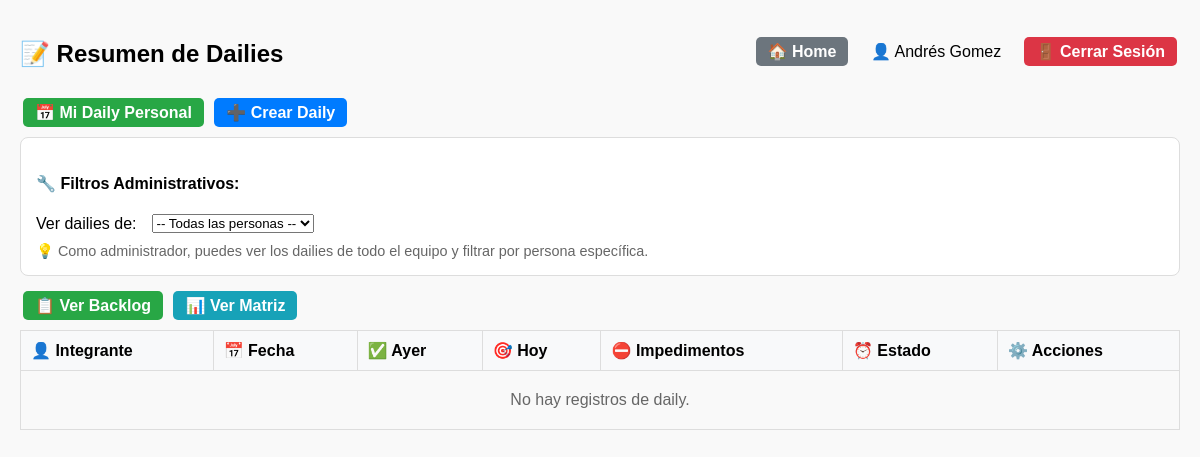
Page /daily/resumen/ (signed in) on the earlier database version.
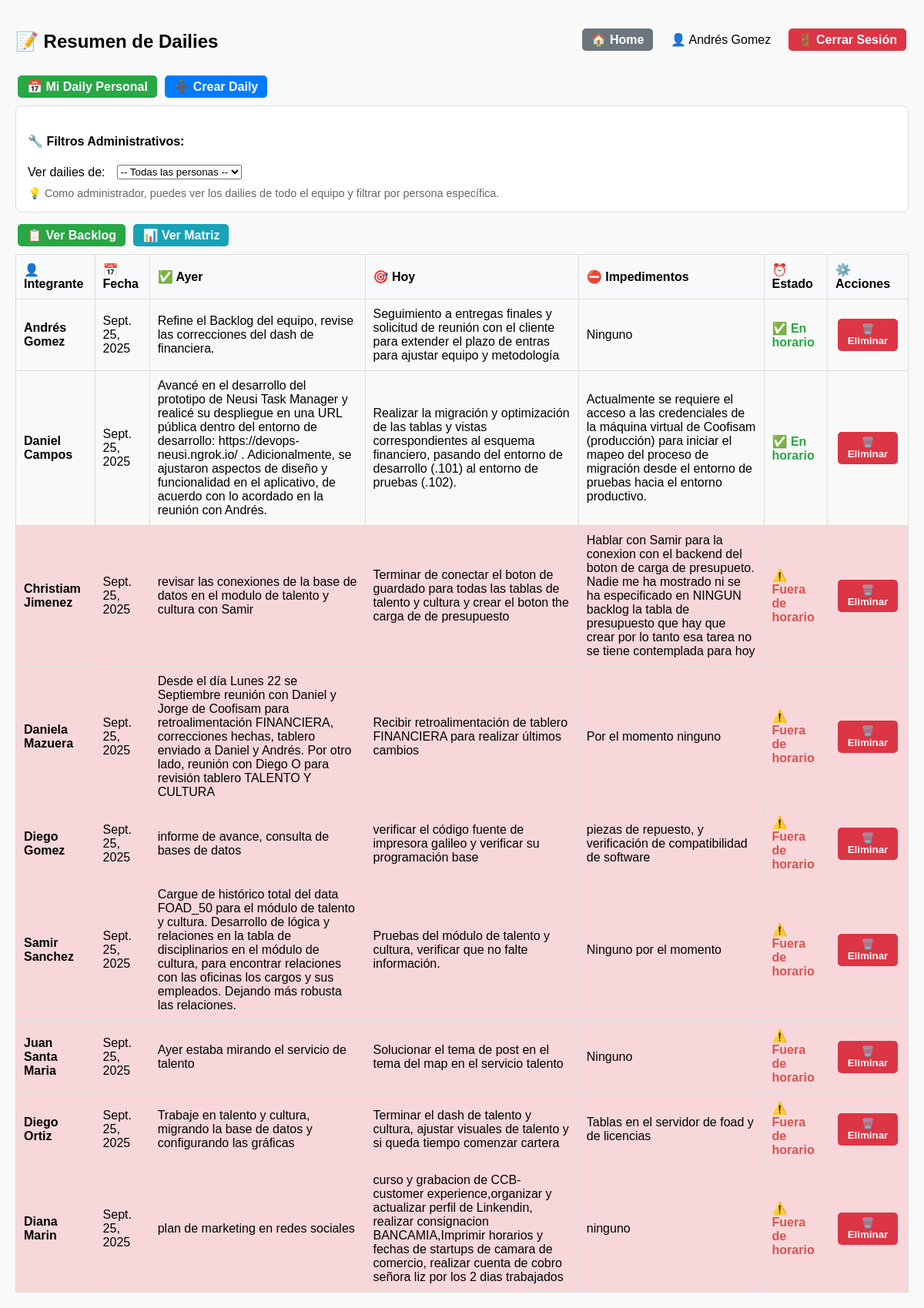
Same page on the later database version.
### backlog/models.py (models this page shows, shortened)
class Daily(models.Model):
    integrante = models.ForeignKey("Integrante", on_delete=models.CASCADE)
    fecha = models.DateField(default=timezone.now)
    hora = models.TimeField(default=timezone.now)
    que_hizo_ayer = models.TextField()
    que_hara_hoy = models.TextField()
    impedimentos = models.TextField(blank=True, null=True)
    fuera_horario = models.BooleanField(default=False)

class Integrante(models.Model):
    ROL_PERMISOS = {
        "Lider Bases de datos": ["crear_tareas", "agregar_evidencias", "editar_tareas"],
        "Scrum Master / PO": ["crear_tareas", "agregar_evidencias", "editar_tareas"],
    }
    user = models.OneToOneField(User, on_delete=models.CASCADE)
    rol = models.CharField(max_length=100, blank=True)
    def puede_crear_tareas(self):
        permisos = self.ROL_PERMISOS.get(self.rol, [])
        return "crear_tareas" in permisos

### backlog/views.py (the view)
# urls.py: path("daily/resumen/", views.daily_resumen, name="daily_resumen"),  # Resumen de dailies
@login_required
def daily_resumen(request):
    try:
        usuario_integrante = request.user.integrante
        tiene_permisos_admin = usuario_integrante.puede_crear_tareas()
    except AttributeError:
        tiene_permisos_admin = False
        usuario_integrante = None
    if tiene_permisos_admin:
        registros = Daily.objects.select_related("integrante__user").order_by("-fecha")
        integrantes = Integrante.objects.all()
        persona_id = request.GET.get("persona")
        if persona_id:
            try:
                registros = registros.filter(integrante__id=persona_id)
            except (Integrante.DoesNotExist, ValueError):
                pass
    else:
        registros = Daily.objects.filter(integrante=usuario_integrante).order_by("-fecha") if usuario_integrante else Daily.objects.none()
        integrantes = []
    fecha_limite = datetime.now().date() - timedelta(days=7)
    registros = registros.filter(fecha__gte=fecha_limite)
    return render(request, "backlog/daily_resumen.html", {
        "registros": registros,
        "integrantes": integrantes,
        "tiene_permisos_admin": tiene_permisos_admin,
    })

### backlog/templates/backlog/daily_resumen.html (shortened to what this page needs)
{% load static %}
<!DOCTYPE html>
<html>
<head>
</head>
<body>
    <div style="display: flex; justify-content: space-between; align-items: center; margin-bottom: 20px;">
        <h2>📝 Resumen de Dailies</h2>
        {% if request.user.is_authenticated %}
        <div style="text-align: right;">
            <a href="{% url 'home' %}" class="btn btn-secondary">🏠 Home</a>
            <span style="margin: 0 15px;">👤 {{ request.user.first_name|default:request.user.username }}</span>
            <a href="{% url 'logout' %}" class="btn btn-danger">🚪 Cerrar Sesión</a>
        </div>
        {% endif %}
    </div>
    <div style="margin-bottom: 15px;">
        <a href="{% url 'daily_personal' %}" class="btn btn-success">📅 Mi Daily Personal</a>
        {% if tiene_permisos_admin %}
            <a href="{% url 'daily_create_admin' %}" class="btn btn-primary">➕ Crear Daily</a>
        {% endif %}
    </div>
    {% if tiene_permisos_admin %}
    <div class="card">
        <h4>🔧 Filtros Administrativos:</h4>
        <form method="get" style="display: inline-flex; align-items: center; gap: 15px;">
            <label for="persona">Ver dailies de:</label>
            <select name="persona" id="persona" onchange="this.form.submit()">
                <option value="">-- Todas las personas --</option>
            </select>
        </form>
        <div style="margin-top: 10px; color: #666; font-size: 0.9em;">
            💡 Como administrador, puedes ver los dailies de todo el equipo y filtrar por persona específica.
        </div>
    </div>
    {% endif %}
    <div style="margin-bottom: 15px;">
        <a href="{% url 'backlog_lista' %}" class="btn btn-success">📋 Ver Backlog</a>
        <a href="{% url 'backlog_matriz' %}" class="btn btn-info">📊 Ver Matriz</a>
    </div>
    <table>
        <tr>
            <th>👤 Integrante</th>
            <th>📅 Fecha</th>
            <th>✅ Ayer</th>
            <th>🎯 Hoy</th>
            <th>⛔ Impedimentos</th>
            <th>⏰ Estado</th>
            {% if tiene_permisos_admin %}
            <th>⚙️ Acciones</th>
            {% endif %}
        </tr>
        {% for d in registros %}
        <tr class="{% if d.fuera_horario %}fuera-horario{% endif %}">
            <td><strong>{{ d.integrante.user.first_name }}</strong></td>
            <td>{{ d.fecha }}</td>
            <td>{{ d.que_hizo_ayer }}</td>
            <td>{{ d.que_hara_hoy }}</td>
            <td>{{ d.impedimentos|default:"-" }}</td>
            <td>
                {% if d.fuera_horario %}
                    <span class="estado-fuera">⚠️ Fuera de horario</span>
                {% else %}
                    <span class="estado-ok">✅ En horario</span>
                {% endif %}
            </td>
            {% if tiene_permisos_admin %}
            <td>
                <form method="post" action="{% url 'eliminar_daily' d.id %}" style="display:inline;">
                    <button type="submit"
                            onclick="return confirm('⚠️ ¿Seguro que deseas eliminar este Daily?')"
                            class="btn btn-danger btn-sm">
                        🗑️ Eliminar
                    </button>
                </form>
            </td>
            {% endif %}
        </tr>
        {% empty %}
        <tr><td colspan="7" style="text-align: center; padding: 20px; color: #666;">No hay registros de daily.</td></tr>
        {% endfor %}
    </table>
</body>
</html>

Differences in the rows shown:
added Daily: integrante.user.first_name "Andrés Gomez", fecha "Sept. 25, 2025", que_hizo_ayer "Refine el Backlog del equipo, revise las correcciones del dash de financiera.", que_hara_hoy "Seguimiento a entregas finales y solicitud de reunión con el cliente para extender el plazo de entras para ajustar equipo y metodología", impedimentos "Ninguno", fuera_horario "✅ En horario"
added Daily: integrante.user.first_name "Daniel Campos", fecha "Sept. 25, 2025", que_hizo_ayer "Avancé en el desarrollo del prototipo de Neusi Task Manager y realicé su despliegue en una URL pública dentro del entorno de desarrollo: https://devops-neusi.ngrok.io/ . Adicionalmente, se ajustaron aspectos de diseño y funcionalidad en el aplicativo, de acuerdo con lo acordado en la reunión con Andrés.", que_hara_hoy "Realizar la migración y optimización de las tablas y vistas correspondientes al esquema financiero, pasando del entorno de desarrollo (.101) al entorno de pruebas (.102).", impedimentos "Actualmente se requiere el acceso a las credenciales de la máquina virtual de Coofisam (producción) para iniciar el mapeo del proceso de migración desde el entorno de pruebas hacia el entorno productivo.", fuera_horario "✅ En horario"
added Daily: integrante.user.first_name "Christiam Jimenez", fecha "Sept. 25, 2025", que_hizo_ayer "revisar las conexiones de la base de datos en el modulo de talento y cultura con Samir", que_hara_hoy "Terminar de conectar el boton de guardado para todas las tablas de talento y cultura y crear el boton the carga de de presupuesto", impedimentos "Hablar con Samir para la conexion con el backend del boton de carga de presupueto. Nadie me ha mostrado ni se ha especificado en NINGUN backlog la tabla de presupuesto que hay que crear por lo tanto esa tarea no se tiene contemplada para hoy", fuera_horario "⚠️ Fuera de horario"
added Daily: integrante.user.first_name "Daniela Mazuera", fecha "Sept. 25, 2025", que_hizo_ayer "Desde el día Lunes 22 se Septiembre reunión con Daniel y Jorge de Coofisam para retroalimentación FINANCIERA, correcciones hechas, tablero enviado a Daniel y Andrés. Por otro lado, reunión con Diego O para revisión tablero TALENTO Y CULTURA", que_hara_hoy "Recibir retroalimentación de tablero FINANCIERA para realizar últimos cambios", impedimentos "Por el momento ninguno", fuera_horario "⚠️ Fuera de horario"
added Daily: integrante.user.first_name "Diego Gomez", fecha "Sept. 25, 2025", que_hizo_ayer "informe de avance, consulta de bases de datos", que_hara_hoy "verificar el código fuente de impresora galileo y verificar su programación base", impedimentos "piezas de repuesto, y verificación de compatibilidad de software", fuera_horario "⚠️ Fuera de horario"
added Daily: integrante.user.first_name "Samir Sanchez", fecha "Sept. 25, 2025", que_hizo_ayer "Cargue de histórico total del data FOAD_50 para el módulo de talento y cultura. Desarrollo de lógica y relaciones en la tabla de disciplinarios en el módulo de cultura, para encontrar relaciones con las oficinas los cargos y sus empleados. Dejando más robusta las relaciones.", que_hara_hoy "Pruebas del módulo de talento y cultura, verificar que no falte información.", impedimentos "Ninguno por el momento", fuera_horario "⚠️ Fuera de horario"
added Daily: integrante.user.first_name "Juan Santa Maria", fecha "Sept. 25, 2025", que_hizo_ayer "Ayer estaba mirando el servicio de talento", que_hara_hoy "Solucionar el tema de post en el tema del map en el servicio talento", impedimentos "Ninguno", fuera_horario "⚠️ Fuera de horario"
added Daily: integrante.user.first_name "Diego Ortiz", fecha "Sept. 25, 2025", que_hizo_ayer "Trabaje en talento y cultura, migrando la base de datos y configurando las gráficas", que_hara_hoy "Terminar el dash de talento y cultura, ajustar visuales de talento y si queda tiempo comenzar cartera", impedimentos "Tablas en el servidor de foad y de licencias", fuera_horario "⚠️ Fuera de horario"
added Daily: integrante.user.first_name "Diana Marin", fecha "Sept. 25, 2025", que_hizo_ayer "plan de marketing en redes sociales", que_hara_hoy "curso y grabacion de CCB-customer experience,organizar y actualizar perfil de Linkendin, realizar consignacion BANCAMIA,Imprimir horarios y fechas de startups de camara de comercio, realizar cuenta de cobro señora liz por los 2 dias trabajados", impedimentos "ninguno", fuera_horario "⚠️ Fuera de horario"
Other differences:
text no longer shown: "No hay registros de daily."
